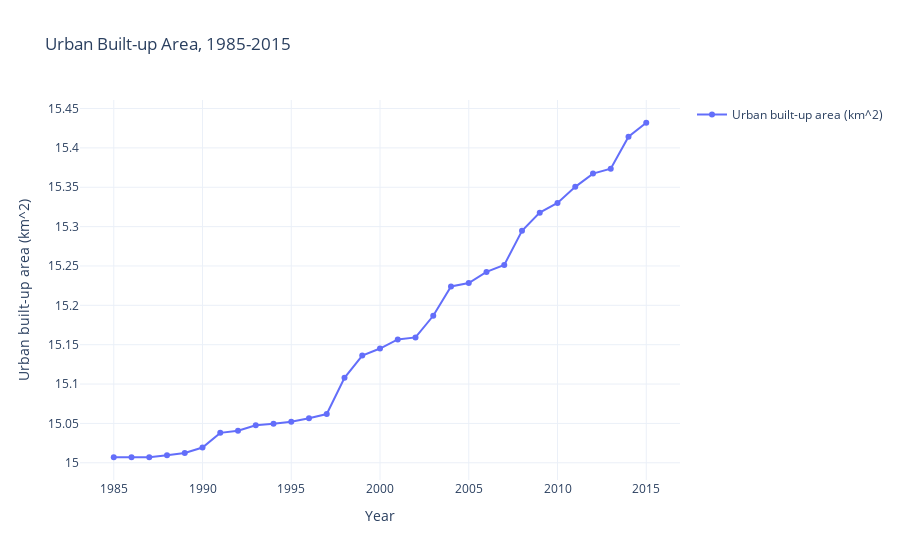

Notebook code cell kept with this figure:
### Markdown cell above
Urban Extent and Change

### Code cell
wsf_stats()

### Figure 1 — Plotly figure (JSON) as saved in the notebook; plotly's stock layout.template omitted (floating-point values rounded to 4 significant figures)
{"data": [{"mode": "lines+markers", "name": "Urban built-up area (km^2)", "type": "scatter", "x": [1985, 1986, 1987, 1988, 1989, 1990, 1991, 1992, 1993, 1994, 1995, 1996, 1997, 1998, 1999, 2000, 2001, 2002, 2003, 2004, 2005, 2006, 2007, 2008, 2009, 2010, 2011, 2012, 2013, 2014, 2015], "y": [15.01, 15.01, 15.01, 15.01, 15.01, 15.02, 15.04, 15.04, 15.05, 15.05, 15.05, 15.06, 15.06, 15.11, 15.14, 15.15, 15.16, 15.16, 15.19, 15.22, 15.23, 15.24, 15.25, 15.29, 15.32, 15.33, 15.35, 15.37, 15.37, 15.41, 15.43]}], "layout": {"hovermode": "x", "showlegend": true, "title": {"text": "Urban Built-up Area, 1985-2015"}, "xaxis": {"title": {"text": "Year"}}, "yaxis": {"title": {"text": "Urban built-up area (km^2)"}}}}
